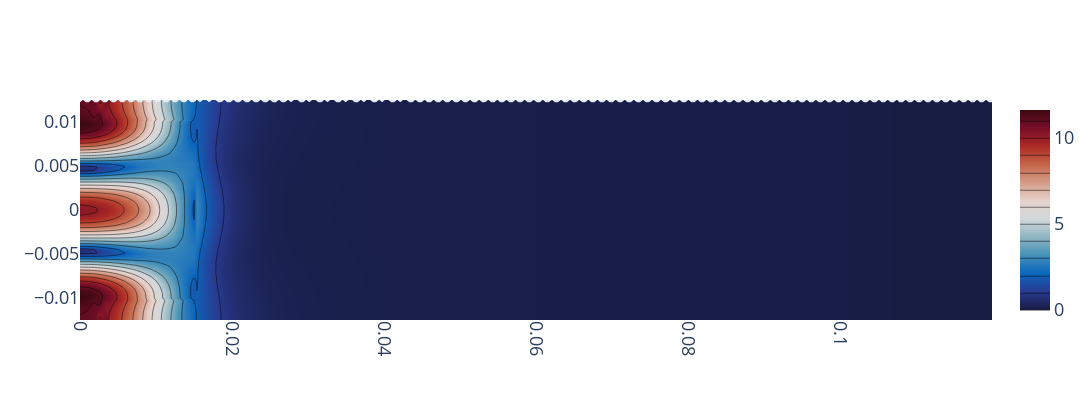

The notebook cell saved with this chart:
### Code cell
plot([r_basis, z_basis], r_z_plane, width=1200, height=400)
